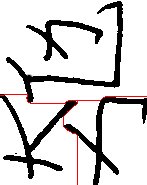
#> input picture 文献/glyphs/p49_img4.png, 147 x 185 px
$ python diag_gaps.py
#> lines starting #> are read from the running program, lines starting #| are printed output that depends on the picture; after the words box and inside, x2 and y2 are one past the last pixel; in counts of white or black regions, pixels touching at a corner belong together
# -*- coding: utf-8 -*-
"""
【核心验证】划线确认：谱字A 的"大/七"竖直分界缝在哪一列？

方法：对每一列 c，统计"从该列顶部往下，能在不碰墨迹的前提下走多远"
（= 逐列渗透深度），并画出所有候选列，定位那条真正能贯穿上部的缝。

再叠加本实现锚点(46)、报告声称真值(77)、吸引子(110) 做视觉对比。
"""
import os
import numpy as np
from PIL import Image, ImageDraw

GLY = os.path.join(os.path.dirname(__file__), '..', '..', '文献', 'glyphs')
OUT = os.path.join(os.path.dirname(__file__), 'out')


def load_ink(path, thresh=128):
#> called with thresh = 128
    a = np.array(Image.open(path).convert('RGB')).astype(int)
    return (a[..., 0] < thresh) & (a[..., 1] < thresh) & (a[..., 2] < thresh)
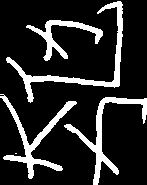
#> returned value: shape (185, 147) bool; 16.1% white; 5 white regions (1 under 20 px), largest, box (x1, y1, x2, y2) and area: (6, 1, 123, 103) 1308, (0, 94, 77, 179) 1157, (64, 97, 147, 185) 1141, (26, 20, 103, 61) 774


def main():
    ink = load_ink(os.path.join(GLY, 'p49_img4.png'))
    H, W = ink.shape
#> H = 185; W = 147
    print(f'p49_img4: H={H} (行) W={W} (列)')
#| p49_img4: H=185 (行) W=147 (列)

    # 逐列渗透深度：从 r=0 往下，直到第一次碰墨
    depths = []
    for c in range(W):
        d = 0
        while d < H and not ink[d, c]:
            d += 1
        depths.append(d)
    depths = np.array(depths)

    # 找"局部深通道"：深度明显大于邻居的列区间
    print('\n  逐列渗透深度（cols 40..135，只列变化处）：')
    prev = None
    for c in range(40, 136):
        d = depths[c]
        if prev is None or d != prev:
            print(f'    col={c:>4} ({c/(W-1):>6.3f})  渗透深度={d:>4}')
        prev = d

    # 深通道 = 深度 >= 40 的连续列区间
    print('\n  渗透深度 >= 40 的连续列区间（= 能从上缘一路深入的空隙）：')
    runs = []
    start = None
    for c in range(W):
        if depths[c] >= 40:
            if start is None:
                start = c
        else:
            if start is not None:
                runs.append((start, c - 1))
                start = None
#> after the loop, runs = [(0, 25)]; start = 123
    if start is not None:
        runs.append((start, W - 1))
    for a, b in runs:
        print(f'    cols {a:>4}..{b:<4}  (相对宽 {a/(W-1):.3f}..{b/(W-1):.3f})  '
              f'宽 {b-a+1}  深度 {depths[a:b+1].min()}..{depths[a:b+1].max()}')

    # 只保留落在 δ2 带内 (42, 88) 的深通道
    w1 = int(round(2 / 7 * W)); w2 = int(round(3 / 5 * W))
#> after `w1 = int(round(2 / 7 * W))`: w1 = 42
#> after `w2 = int(round(3 / 5 * W))`: w2 = 88
    print(f'\n  δ2 带 = ({w1}, {w2})；带内的深通道：')
#|   δ2 带 = (42, 88)；带内的深通道：
    for a, b in runs:
        if b >= w1 and a <= w2:
            aa, bb = max(a, w1), min(b, w2)
            print(f'    cols {aa}..{bb}  (相对宽 {aa/(W-1):.3f}..{bb/(W-1):.3f})  '
                  f'带内宽 {bb-aa+1}')

    # ---- 画图：叠加"缝"的标注 ----
    img = Image.fromarray(np.where(ink, 0, 255).astype(np.uint8), mode='L').convert('RGB')
    # 放大 3x
    img = img.resize((W * 3, H * 3), Image.NEAREST)
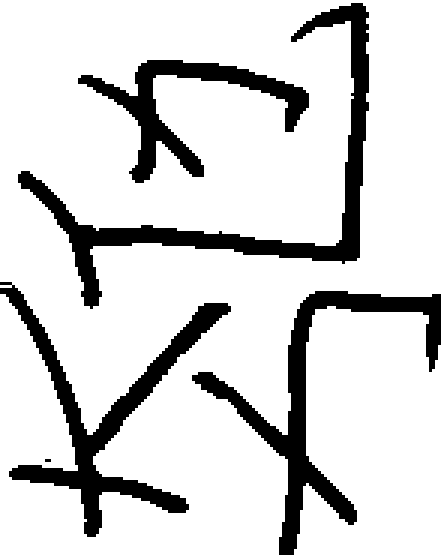
#> img: PIL image 441x555 RGB; 83.9% white; 5 black regions (1 under 20 px), largest, box (x1, y1, x2, y2) and area: (18, 3, 369, 309) 11772, (0, 282, 231, 537) 10413, (192, 291, 441, 555) 10269, (78, 60, 309, 183) 6966
    d = ImageDraw.Draw(img)
    # 渗透深度曲线：把 depths 画成红点列
    for c in range(W):
        for r in range(0, depths[c]):
            pass
    # 标出深通道区间（绿色半透明竖带）
    for a, b in runs:
        if depths[a:b+1].max() >= 40:
            d.rectangle([a * 3, 0, (b + 1) * 3 - 1, H * 3 - 1],
                        outline=(0, 200, 0), width=2)
            d.text((a * 3 + 2, 4), f'{a}-{b}', fill=(0, 160, 0))
    # 三条候选
    for c, col, lab in [(46, (255, 0, 0), 'ours46'),
                        (77, (255, 0, 255), 'rep77'),
                        (110, (0, 0, 255), 'att110')]:
        d.line([(c * 3, 0), (c * 3, H * 3)], fill=col, width=2)
        d.text((c * 3 + 2, 30), lab, fill=col)
    # δ2 带边界
    for c in (w1, w2):
        for y in range(0, H * 3, 30):
            d.line([(c * 3, y), (c * 3, y + 15)], fill=(255, 165, 0), width=3)

    p = os.path.join(OUT, 'gaps_analysis.png')
    img.save(p)
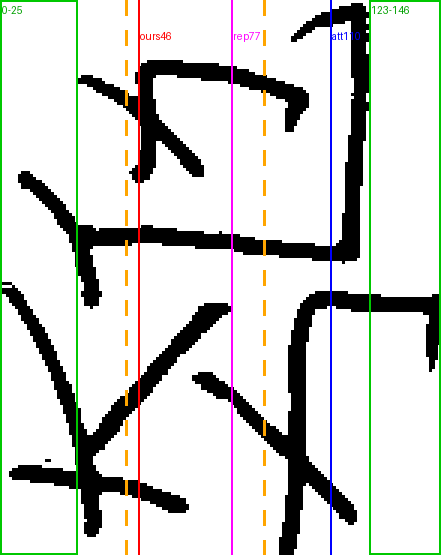
#> saved as gaps_analysis.png: PIL image 441x555 RGB; mean R, G, B 208.6, 209.7, 206.7
    print(f'\n  已存 {p}')


if __name__ == '__main__':
    main()
